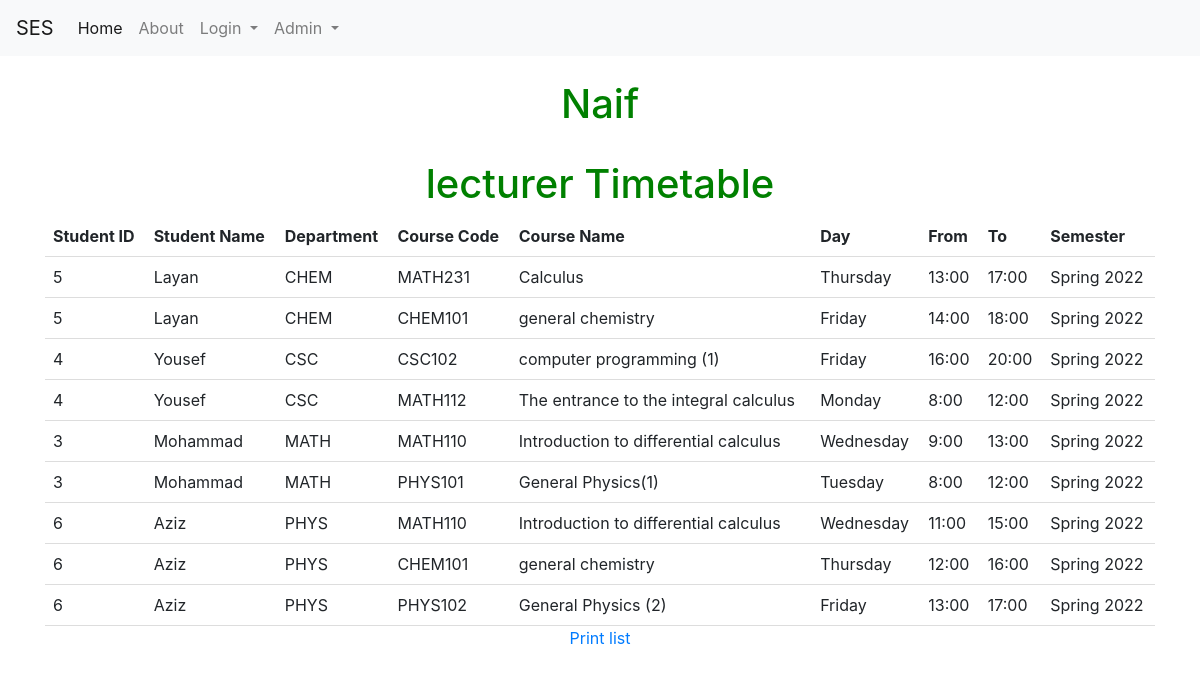
The page /student_lists (signed in) on the database as committed earlier.
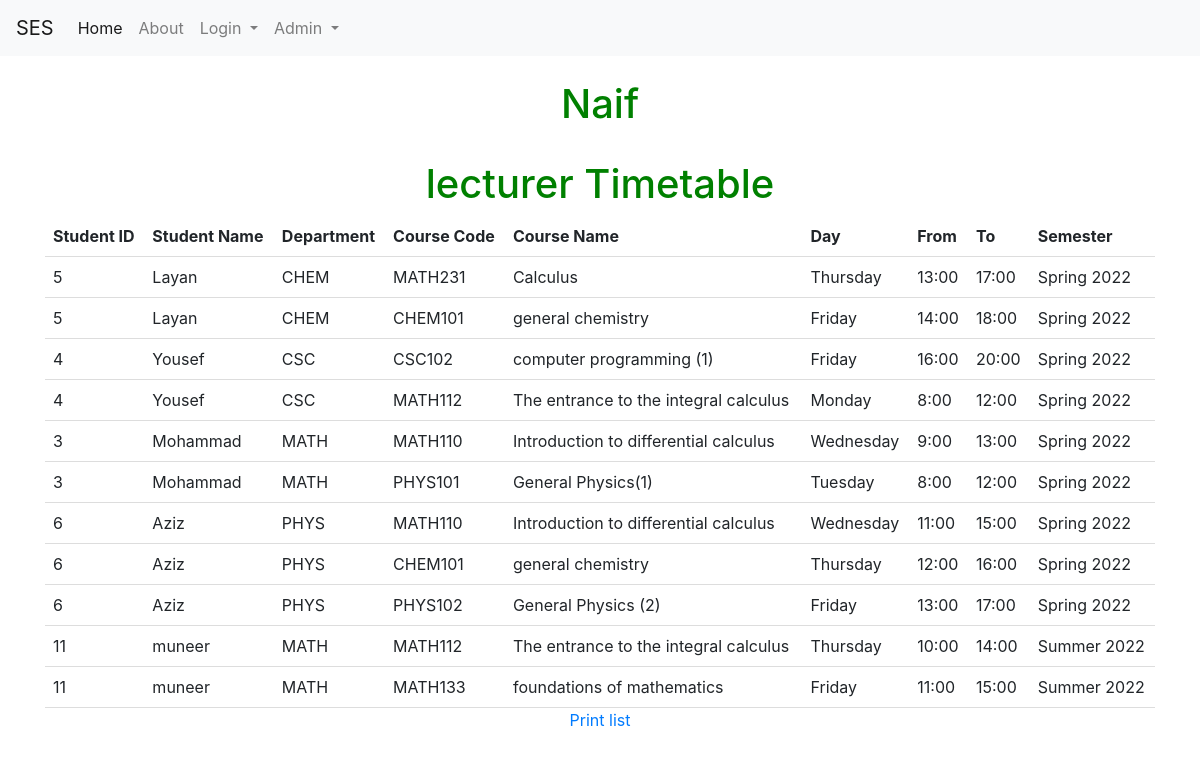
The same page on the database as committed later.
### models.py (models this page shows)
class User(UserMixin, db.Model):
    id = db.Column(db.Integer, primary_key=True)
    email = db.Column(db.String(100), unique=True)
    password = db.Column(db.String(100))
    name = db.Column(db.String(1000))
    dep_id =  db.Column(db.Integer)
    rol_id =  db.Column(db.Integer)

### tables this page shows
CREATE TABLE Time_table (course_id INTEGER, user_id INTEGER, time_table_id INTEGER PRIMARY KEY AUTOINCREMENT UNIQUE, Day_id INTEGER, fromT TIME, toT TIME, SEM INTEGER, complete BOOLEAN);

CREATE TABLE dep (dep_id INTEGER PRIMARY KEY UNIQUE NOT NULL, dep_name CHAR (10) NOT NULL);

CREATE TABLE course (course_id INTEGER NOT NULL PRIMARY KEY AUTOINCREMENT UNIQUE, course_name [nchar] (10), course_descr [nchar] (10), course_code [nchar] (10), dep_id [int], plan_id [int], level_id [int], credit INTEGER, Day_id REFERENCES Day (Day_id), fromT TIME, toT TIME, loc_id INTEGER, SEM INTEGER DEFAULT (223), lec_id INTEGER);

CREATE TABLE Day (Day_id INTEGER PRIMARY KEY, Day_Decs CHAR);

CREATE TABLE semester (sem_id INTEGER PRIMARY KEY, sem_dec VARCHAR);

### student_lists.py (the view)
@student_lists.route('/student_lists', methods=['GET', 'POST'])
def student_listsf():
                SEM = 223
                user_id = current_user.id
                print(user_id)
                con = sqlite3.connect("instance/db.sqlite")
                cur = con.cursor()
                cur.execute("SELECT * from student_list" )
                data2 = cur.fetchall()
                con.commit()
                con.close()
                return render_template('student_lists.html',data2=data2, idd = current_user.id,name= current_user.name)

### templates/student_lists.html (shortened to what this page needs)
{% extends "base.html" %}
{% block content %}
  <h1>{{name}}</h1>
  <h1>lecturer Timetable</h1>
  <form method="post" action="/student_listsf">
    <table id="table_to_highlight" style="width:100%">
        <thead>
          <tr>
            <th>Student ID</th>
            <th>Student Name</th>
            <th>Department</th>
            <th>Course Code</th>
            <th>Course Name</th>
            <th>Day</th>
            <th>From</th>
            <th>To</th>
            <th>Semester</th>
          </tr>
          </thead>
          <tbody>
           {% for row in data2 %}
                  <tr>
                      <td>{{row[0]}}</td>
                      <td>{{row[1]}}</td>
                      <td>{{row[2]}}</td>
                      <td>{{row[3]}}</td>
                      <td>{{row[4]}}</td>
                      <td>{{row[5]}}</td>
                      <td>{{row[6]}}</td>
                      <td>{{row[7]}}</td>
                      <td>{{row[8]}}</td>
                  </tr>
              {% endfor %}
          </tbody>
      </table>
      <p>
        <a href="{{ url_for('student_lists.download_report', iddc = current_user.id) }}">Print list</a>
    </p>
</form>
{% endblock %}

### templates/base.html (shortened to what this page needs)
<!DOCTYPE html>
<html>
<head>
    <link rel="stylesheet" href="https://cdn.jsdelivr.net/npm/bootstrap@4.3.1/dist/css/bootstrap.min.css">
    <link rel="stylesheet" href="https://cdnjs.cloudflare.com/ajax/libs/font-awesome/5.15.3/css/all.min.css">
    <link rel="stylesheet" href="https://mdbcdn.b-cdn.net/wp-content/themes/mdbootstrap4/docs-app/css/compiled-4.20.0.min.css">
</head>
<body>
<section class="hero is-fullheight" style="background-color:#ffffff;">
    <div>  <nav class="navbar navbar-expand-lg navbar-light bg-light">
        <a class="navbar-brand" href="{{ url_for('main.index') }}">SES</a>
        <div class="collapse navbar-collapse" id="navbarSupportedContent">
          <ul class="navbar-nav mr-auto">
            <li class="nav-item active">
              <a class="nav-link" href="{{ url_for('main.index') }}">Home <span class="sr-only">(current)</span></a>
            </li>
            <li class="nav-item">
              <a class="nav-link" href="{{ url_for('main.About') }}">About</a>
            </li>
            <li class="nav-item dropdown">
              <a class="nav-link dropdown-toggle" href="#" id="navbarDropdown" role="button" data-toggle="dropdown" aria-haspopup="true" aria-expanded="false">
                Login
              </a>
            </li>
            {% if current_user.is_authenticated and current_user.rol_id == 1 %}
            <form method="post" action="/admin_course_enrolment">
            <li class="nav-item dropdown">
              <a class="nav-link dropdown-toggle" href="#" id="navbarDropdown" role="button" data-toggle="dropdown" aria-haspopup="true" aria-expanded="false">
                    Admin
                </a>
                </li>
            </form>
              {% endif %}
            </ul>
        </div>
    </div>
    <div class="hero-body">
        <div class="container has-text-centered">
            {% block content %}{% endblock %}
        </div>
</section>
</body>
</html>

### templates/student_lists.html (style rules this page uses)
body { text-align: center; }
h1 { color: green; }
table { border-collapse: collapse; width: 100%; }
th, td { padding: 8px; text-align: left; border-bottom: 1px solid #ddd; }

Rows that differ between the two databases and show on the page:
added Time_table: user "11", row "muneer", dep_name "MATH", course_code "MATH112", course_name "The entrance to the integral calculus", Day_Decs "Thursday", fromT "10:00", toT "14:00", sem_dec "Summer 2022"
added Time_table: user "11", row "muneer", dep_name "MATH", course_code "MATH133", course_name "foundations of mathematics", Day_Decs "Friday", fromT "11:00", toT "15:00", sem_dec "Summer 2022"
